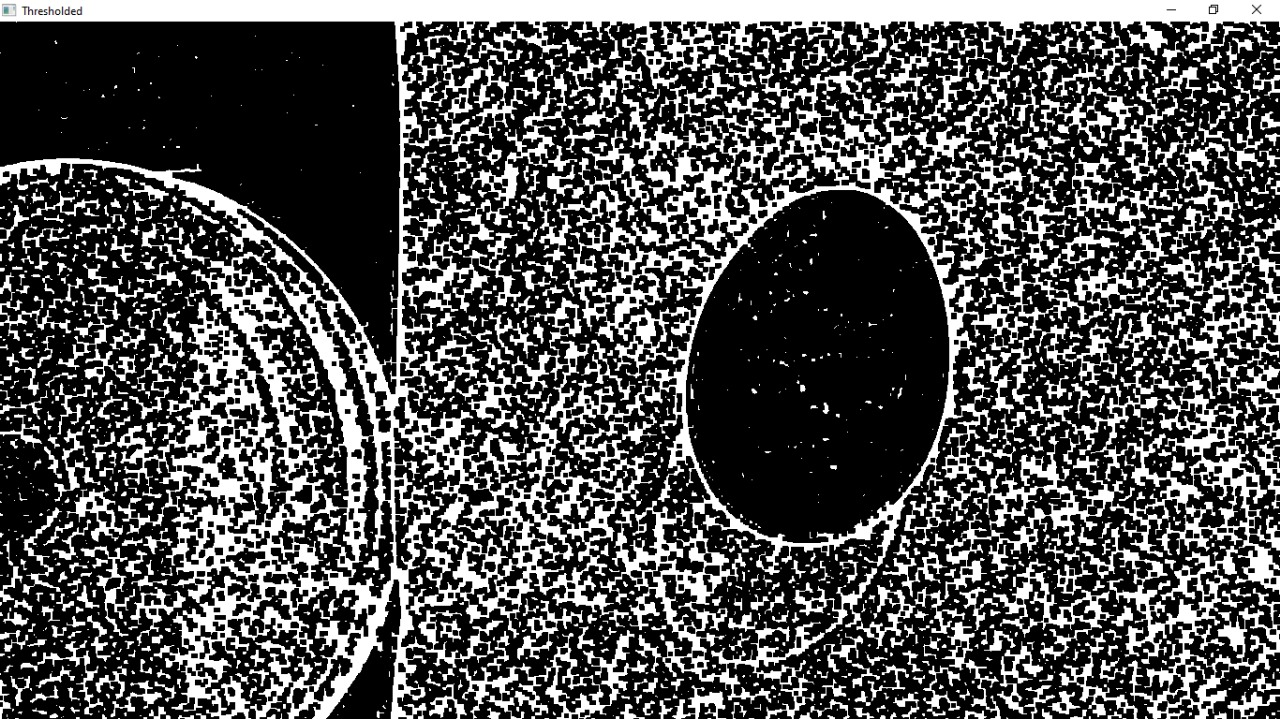
#> input picture Images and videos/Implement stage/WhatsApp Image 2026-02-12 at 19.44.32.jpeg, 1280 x 719 px
$ python -i detection.py   (imports and definitions only)
#> lines starting #> are read from the running program, lines starting #| are printed output that depends on the picture; after the words box and inside, x2 and y2 are one past the last pixel; in counts of white or black regions, pixels touching at a corner belong together
#> further down, picture is the input picture: shape (719, 1280, 3); mean B, G, R 81.1, 81.1, 81.1
"""
Egg Detection System using OpenCV
Modified from your original main.py
"""

import cv2
import numpy as np
from collections import deque
import time


class EggDetectionSystem:
    def __init__(self, camera_index=1, pixels_to_cm_ratio=0.016):
        self.camera_index = camera_index
        self.PIXELS_TO_CM_RATIO = pixels_to_cm_ratio
        self.MIN_CONTOUR_AREA = 500
        self.FPS = 30
        self.MOVING_AVG_WINDOW = self.FPS * 5

        self.cap = None
        self.is_running = False

        self.width_measurements = deque(maxlen=self.MOVING_AVG_WINDOW)
        self.height_measurements = deque(maxlen=self.MOVING_AVG_WINDOW)
        self.esi_values = deque(maxlen=self.MOVING_AVG_WINDOW)


    # [16 lines left out: functions is_camera_available, initialize_camera, not called in this run]


    def release_camera(self):
        if self.cap is not None:
            self.cap.release()
            self.cap = None


    # [7 lines left out: function get_egg_classification, not called in this run]


    def detect_background_color(self, frame):
        height, width, _ = frame.shape
#> height = 719; width = 1280
        corners = [
            frame[0, 0],
            frame[0, width - 1],
            frame[height - 1, 0],
            frame[height - 1, width - 1]
        ]
#> corners = [[255, 253, 251], [255, 255, 255], [255, 255, 255], [0, 0, 0]]
        background_color = np.mean(corners, axis=0)
#> background_color = [191.2, 190.8, 190.2]
        return background_color


    def process_frame(self, frame):
        background_color = self.detect_background_color(frame)
#> background_color = [191.2, 190.8, 190.2]
        gray = cv2.cvtColor(frame, cv2.COLOR_BGR2GRAY)
        blurred = cv2.GaussianBlur(gray, (7, 7), 0)
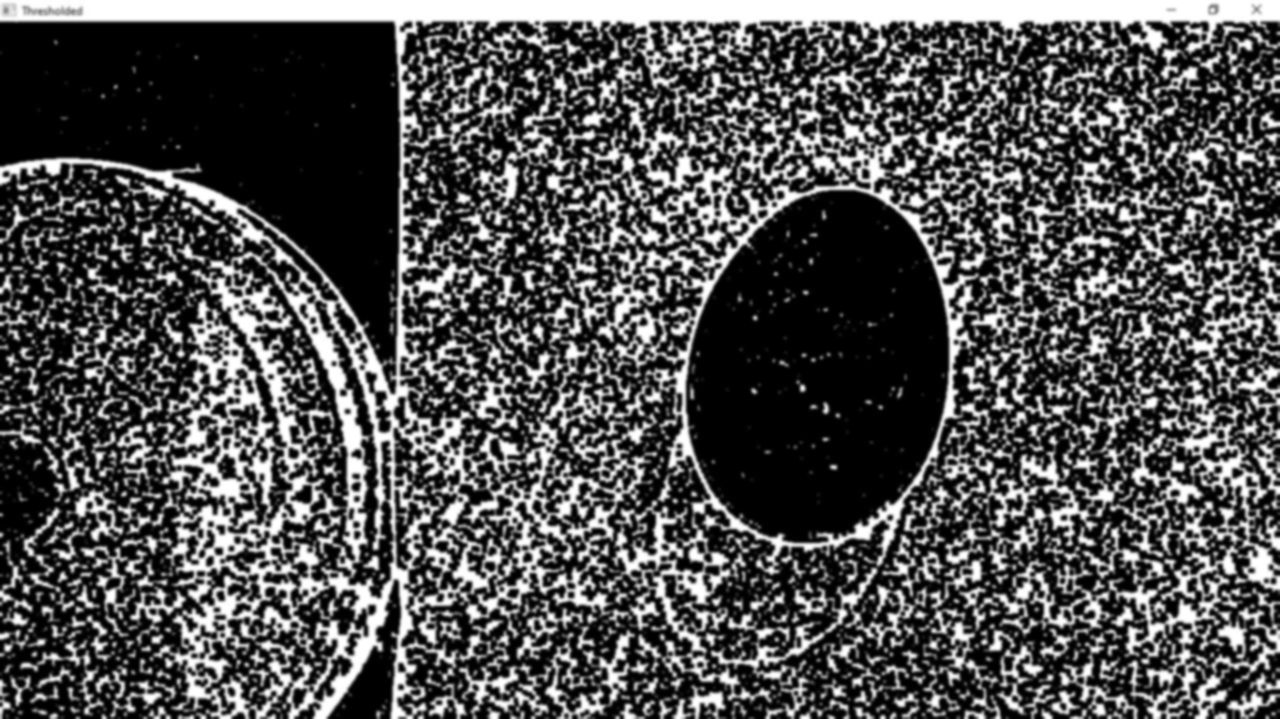
#> blurred: shape (719, 1280); min 0, max 255, mean 81.1

        if np.mean(background_color) > 127:
            _, thresh = cv2.threshold(blurred, 0, 255, cv2.THRESH_BINARY_INV + cv2.THRESH_OTSU)
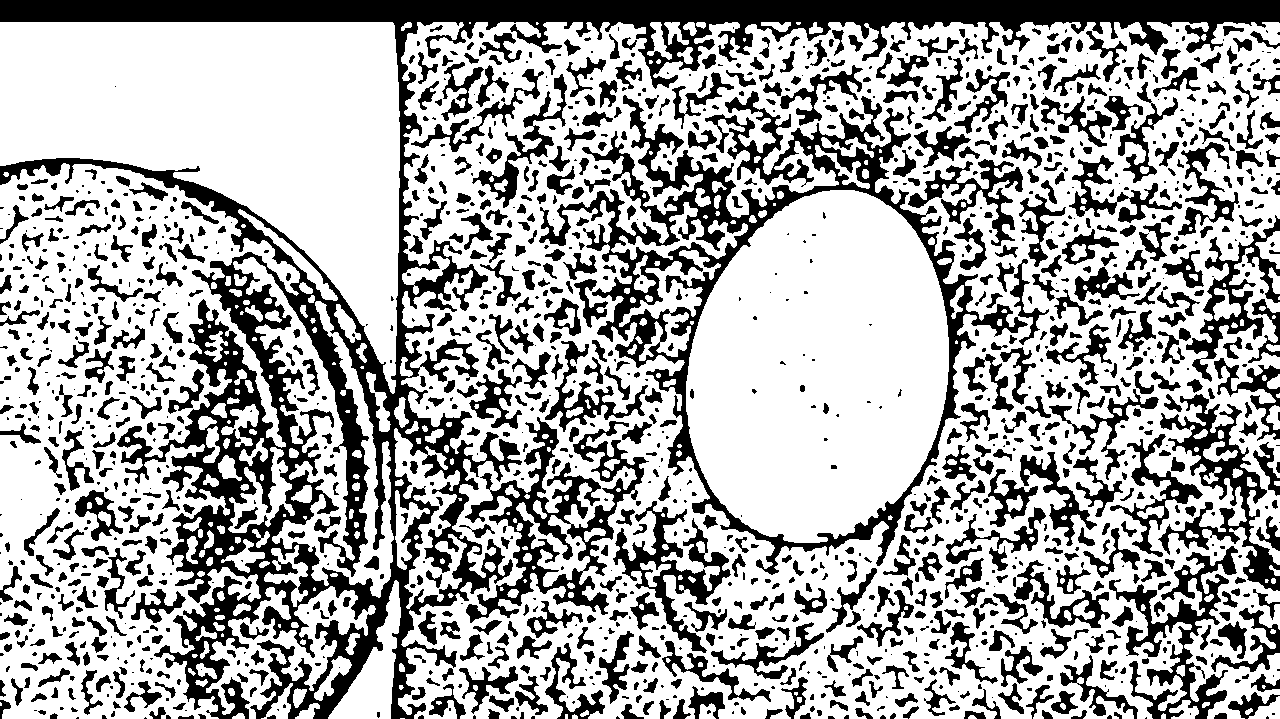
#> thresh: shape (719, 1280); 66.7% white; 1491 black regions (623 under 20 px), largest, box (x1, y1, x2, y2) and area: (0, 0, 1280, 719) 100319, (539, 91, 1028, 575) 31036, (465, 417, 649, 623) 10320
        else:
            _, thresh = cv2.threshold(blurred, 0, 255, cv2.THRESH_BINARY + cv2.THRESH_OTSU)

        kernel = np.ones((5, 5), np.uint8)
        thresh = cv2.morphologyEx(thresh, cv2.MORPH_CLOSE, kernel, iterations=2)
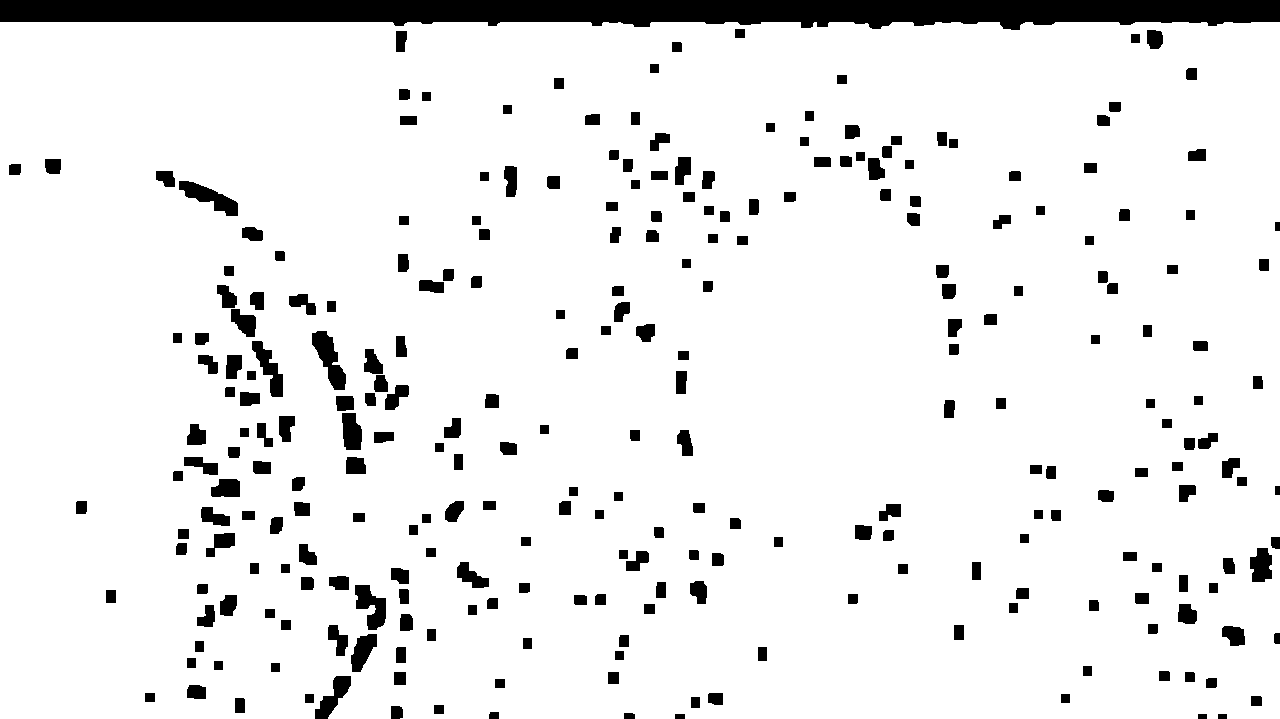
#> thresh: shape (719, 1280); 91.9% white; 270 black regions, largest, box (x1, y1, x2, y2) and area: (0, 0, 1280, 30) 29243, (312, 331, 346, 390) 980, (179, 181, 238, 216) 899
        thresh = cv2.morphologyEx(thresh, cv2.MORPH_OPEN, kernel, iterations=1)
#> thresh: shape (719, 1280); 91.8% white; 248 black regions

        contours, _ = cv2.findContours(thresh, cv2.RETR_EXTERNAL, cv2.CHAIN_APPROX_SIMPLE)
#> contours = 1 contour; box (x1, y1, x2, y2) and area: (0, 22, 1280, 719) 887455

        if contours:
            contours = [cnt for cnt in contours if cv2.contourArea(cnt) > self.MIN_CONTOUR_AREA]

            if contours:
                largest_contour = max(contours, key=cv2.contourArea)
#> largest_contour = contour of 265 points, box (x1, y1, x2, y2) (0, 22, 1280, 719), area 887455
                rect = cv2.minAreaRect(largest_contour)
#> rect = ((639.5, 370), (696, 1279), -90)
                (cx, cy), (w, h), angle = rect
#> cx = 639.5; cy = 370; w = 696; h = 1279; angle = -90

                width_cm = round(w * self.PIXELS_TO_CM_RATIO, 2)
#> width_cm = 11.14
                height_cm = round(h * self.PIXELS_TO_CM_RATIO, 2)
#> height_cm = 20.46

                if height_cm > 0:
                    esi = round((width_cm / height_cm) * 100, 2)
#> esi = 54.45
                else:
                    esi = 0

                return {
                    "width": width_cm,
                    "height": height_cm,
                    "esi": esi,
                    "detected": True
                }

        return None


    # [64 lines left out: function detect_for_duration, not called in this run]


    def stop_detection(self):
        self.is_running = False
        self.release_camera()


    def __del__(self):
        self.release_camera()

>>> import cv2
>>> picture = cv2.imread('../../Images and videos/Implement stage/WhatsApp Image 2026-02-12 at 19.44.32.jpeg')
>>> result = EggDetectionSystem().process_frame(picture)
#> result = {'width': 11.14, 'height': 20.46, 'esi': 54.45, 'detected': True}

$ run again, on Images and videos/Implement stage/WhatsApp Image 2026-02-12 at 19.44.33.jpeg
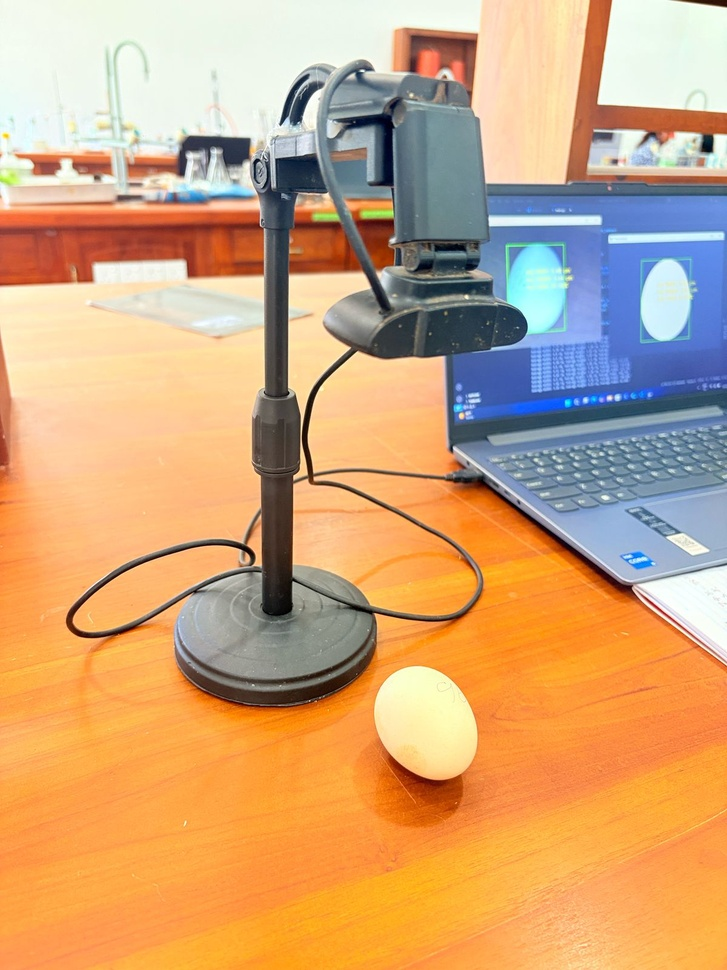
#> input picture Images and videos/Implement stage/WhatsApp Image 2026-02-12 at 19.44.33.jpeg, 727 x 970 px, shrunk from 1200 x 1600 before the run
#> picture is the input picture: shape (970, 727, 3); mean B, G, R 122.6, 165.3, 207.4
#> corners = [[235, 247, 241], [3, 17, 45], [87, 154, 255], [73, 161, 255]]
#> in detect_background_color, `background_color = np.mean(corners, axis=0)`: background_color = [99.5, 144.8, 199]
#> in process_frame, `gray = cv2.cvtColor(frame, cv2.COLOR_BGR2GRAY)`:
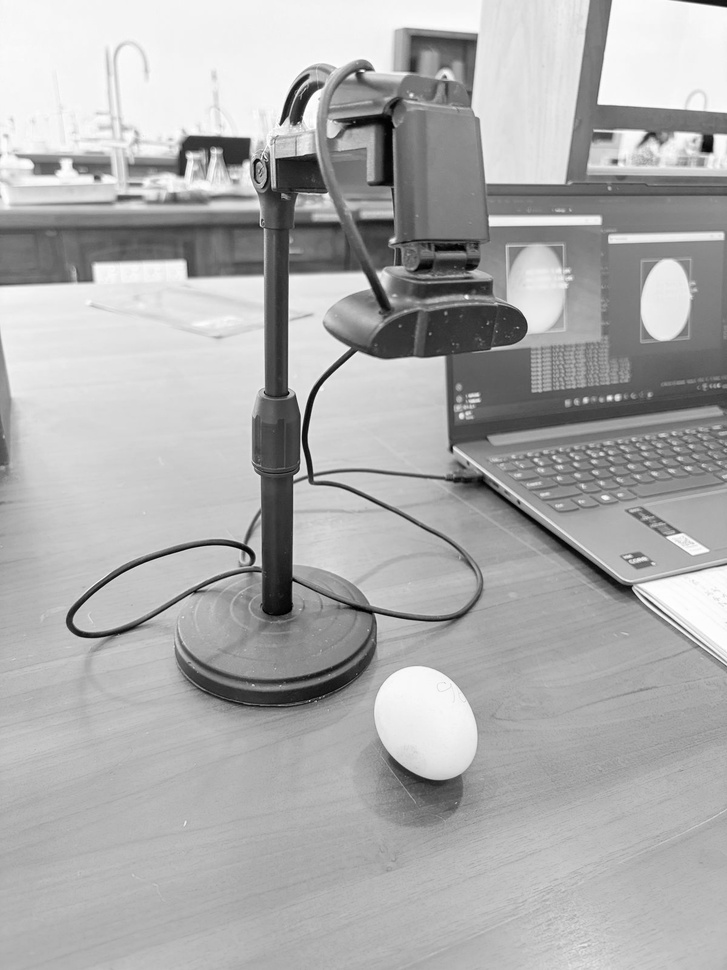
#> gray: shape (970, 727); min 0, max 255, mean 173
#> in process_frame, `thresh = cv2.morphologyEx(thresh, cv2.MORPH_OPEN, kernel, iterations=1)`:
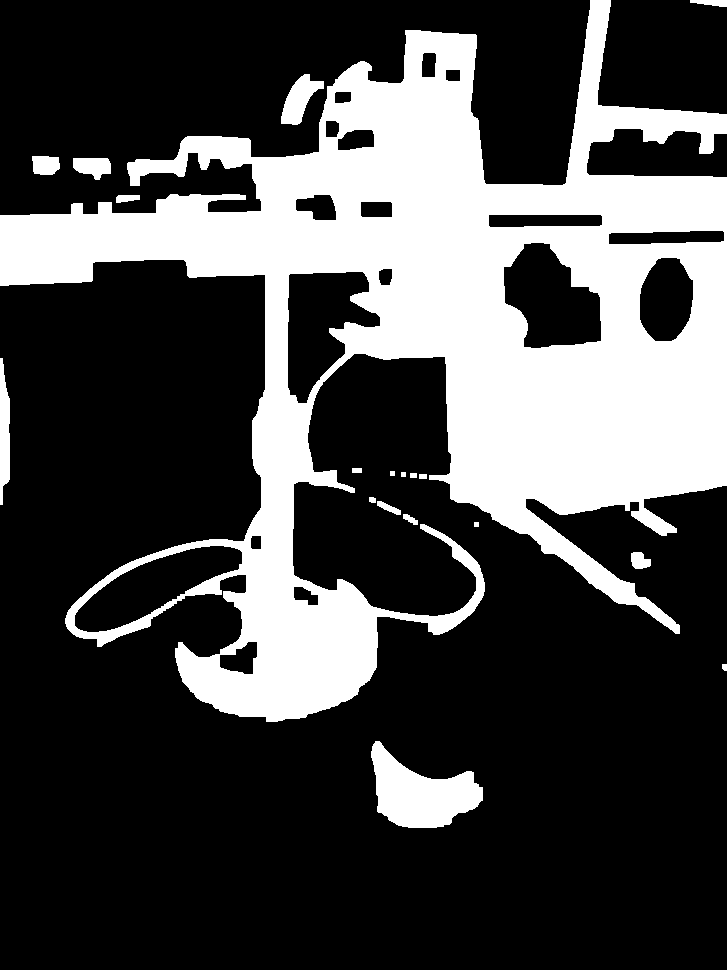
#> thresh: shape (970, 727); 28.4% white; 19 white regions
#> in process_frame, `contours, _ = cv2.findContours(thresh, cv2.RETR_EXTERNAL, cv2.CHAIN_AP..`: contours = 19 contours, 3 with area under 20; largest, box (x1, y1, x2, y2) and area: (0, 0, 727, 722) 217878, (371, 741, 483, 828) 5306, (281, 74, 324, 125) 1038, (0, 358, 10, 505) 972, (73, 158, 111, 180) 564
#> in process_frame, `contours = [cnt for cnt in contours if cv2.contourArea(cnt) > self.MIN..`: contours = 5 contours; box (x1, y1, x2, y2) and area: (0, 0, 727, 722) 217878, (371, 741, 483, 828) 5306, (281, 74, 324, 125) 1038, (0, 358, 10, 505) 972, (73, 158, 111, 180) 564
#> largest_contour = contour of 1604 points, box (x1, y1, x2, y2) (0, 0, 727, 722), area 217878
#> rect = ((395, 365.8), (745.2, 655.8), -10.89)
#> cx = 395; cy = 365.8; w = 745.2; h = 655.8; angle = -10.89
#> width_cm = 11.92
#> height_cm = 10.49
#> esi = 113.6
#> result = {'width': 11.92, 'height': 10.49, 'esi': 113.6, 'detected': True}
